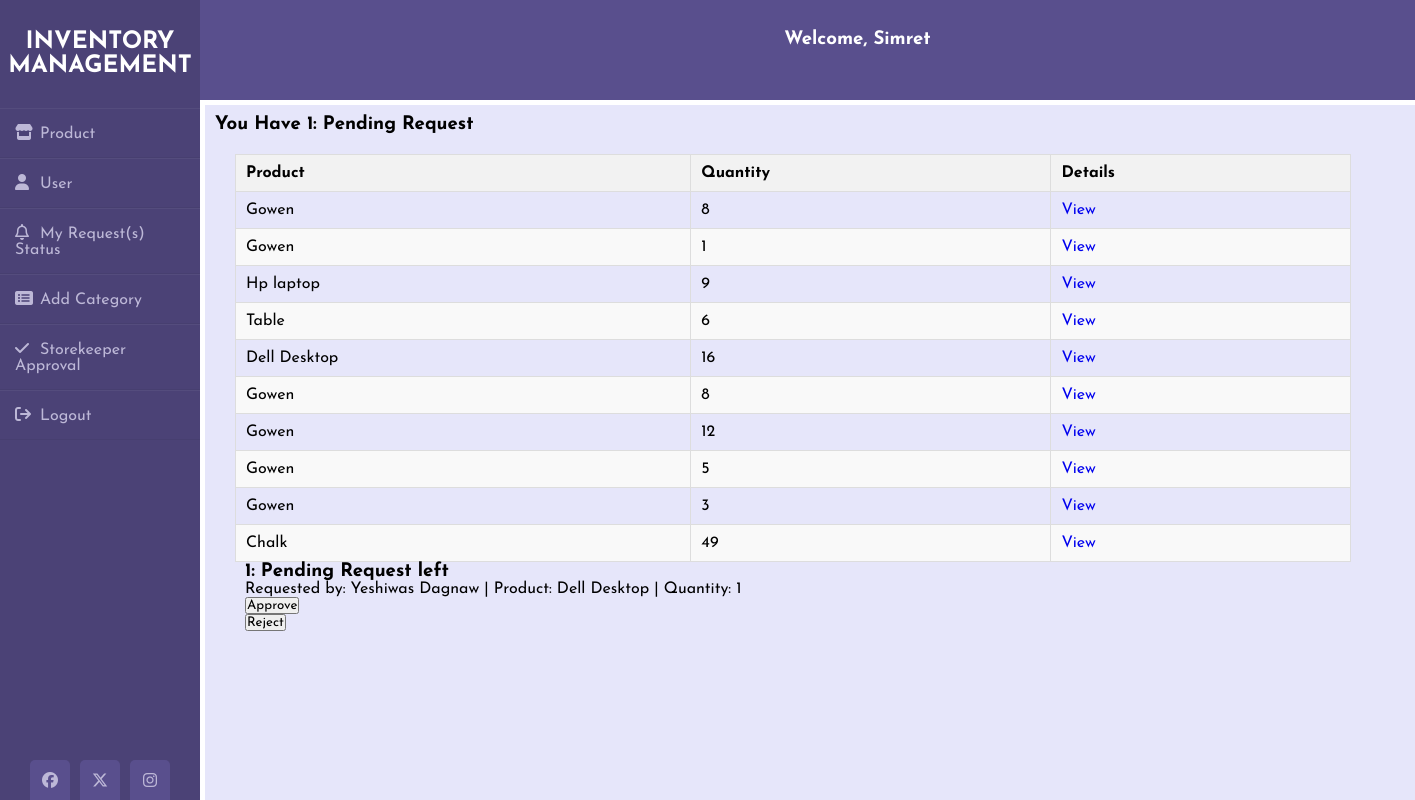
The page /admin_view/ (signed in) on the database its author committed.
### inventory/models.py (models this page shows)
class UserProfile(AbstractUser):
    USER_TYPE_CHOICES = [
        ('normal', 'Normal User'),
        ('storekeeper', 'Store Keeper'),
        ('admin', 'Admin'),
    ]
    full_name = models.CharField(max_length=255)
    position = models.CharField(max_length=255)
    user_type = models.CharField(max_length=20, choices=USER_TYPE_CHOICES, default='normal')
    phone = models.CharField(max_length=14, default='123456789')
    email = models.EmailField()
    image = models.ImageField(default='avatar.png', upload_to='User_images', blank=True)
    registered_date = models.DateTimeField(auto_now_add=True)
    groups = models.ManyToManyField(
        'auth.Group',
        related_name='user_profiles_groups',
        blank=True,
        verbose_name='groups',
        help_text='The groups this user belongs to. A user will get all permissions granted to each of their groups.',
    )
    user_permissions = models.ManyToManyField(
        'auth.Permission',
        related_name='user_profiles_permissions',
        blank=True,
        verbose_name='user permissions',
        help_text='Specific permissions for this user.',
    )

### product/models.py (models this page shows, shortened)
class Product(models.Model):
    name = models.CharField(max_length=255)
    serial = models.CharField(max_length=255, null=True, blank=True)
    category = models.ForeignKey('Category', on_delete=models.SET_NULL, blank=True, null=True)
    description = models.TextField()
    price = models.DecimalField(max_digits=10, decimal_places=2)
    quantity = models.PositiveIntegerField()
    unit = models.CharField(max_length=200)
    added_by = models.ForeignKey(get_user_model(), on_delete=models.CASCADE, related_name='added_products')
    added_date = models.DateTimeField(auto_now_add=True)

class Request(models.Model):
    product = models.ForeignKey('Product', on_delete=models.CASCADE)
    requested_by = models.ForeignKey(get_user_model(), on_delete=models.CASCADE, related_name='requested_by')
    additional_info = models.TextField(blank=True)
    quantity = models.IntegerField(default=1)
    status_choices = [('pending', 'Pending'), ('approved', 'Approved'), ('rejected', 'Rejected')]
    storekeeper_approval_status = models.CharField(max_length=10, choices=status_choices, default='pending')
    admin_approval_status = models.CharField(max_length=10, choices=status_choices, default='pending')
    storekeeper_approved_by = models.ForeignKey(get_user_model(), on_delete=models.CASCADE, null=True, related_name='stokeeper_approved_by')
    admin_approved_by = models.ForeignKey(get_user_model(), on_delete=models.CASCADE, null=True, related_name='admin_approved_by')
    storekeeper_approved_date = models.DateTimeField(null=True)
    admin_approved_date = models.DateTimeField(null=True)
    assignet_to = models.ForeignKey(get_user_model(), on_delete=models.CASCADE, related_name='assignet_to', null=True)

### product/views.py (the view)
# urls.py: path('admin_view/', AdminView.as_view(), name='admin_view'),
@method_decorator(login_required, name='dispatch')
class AdminView(View):
    template_name = 'products/adminview.html'
    def get(self, request, *args, **kwargs):
        products = Product.objects.all()
        pending_requests = Request.objects.filter(admin_approval_status='pending')
        return render(request, self.template_name, {'products': products, 'pending_requests': pending_requests})

### templates/products/adminview.html (shortened to what this page needs)
{% extends 'base.html' %}
{% block content %}
<div class="wrapper">
  <div class="content">
    {% if pending_requests.count == 1 %}
      <h3>You Have {{ pending_requests.count }}: Pending Request</h3>
    {% else %}
      <h3>You Have {{ pending_requests.count }}: Pending Requests</h3>
    {% endif %}
    <table border="1">
      <thead>
        <tr>
          <th>Product</th>
          <th>Quantity</th>
          <th>Details</th>
        </tr>
      </thead>
      <tbody>
        {% for product in products %}
          <tr>
            <td>{{ product.name }}</td>
            <td>{{ product.quantity }}</td>
            <td><a href="{% url 'product_detail_admin' product.id %}">View </a></td>
          </tr>
        {% endfor %}
      </tbody>
    </table>
    <div class="add">
        <ul>
          {% if pending_requests|length == 0 %}
          <h2>No Pending Requests</h2>
          {% else %}
            {% if pending_requests.count == 1 %}
              <h3>{{ pending_requests.count }}: Pending Request left</h3>
            {% else %}
              <h3>{{ pending_requests.count }}: Pending Requests left</h3>
             {% endif %}
          {% for request in pending_requests %}
            <li>
              Requested by: {{ request.requested_by.full_name }} |
              Product: {{ request.product.name }} |
              Quantity: {{ request.quantity }}
              <form method="post" action="{% url 'admin_approval' request.product.id %}">
                <button type="submit">Approve</button>
              </form>
              <form method="post" action="{% url 'admin_reject' request.product.id %}">
                <button type="submit">Reject</button>
              </form>
            </li>
          {% endfor %}
        </ul>
      {% endif %}
    </div>
  </div>
</div>
{% endblock %}

### templates/nav_main.html (shortened to what this page needs)
<!DOCTYPE html>
<html lang="en">
{% load static %}
<head>
    <link rel="stylesheet" href="{% static 'css/style.css' %}" />
    <link rel="stylesheet" href="https://cdnjs.cloudflare.com/ajax/libs/font-awesome/6.5.1/css/all.min.css" />
</head>
<body>
    <div class="wrapper">
        <div class="sidebar">
            <h2>Inventory Management</h2>
            <ul class="parent-list">
                {% if user.is_authenticated %}
                    {% if user.user_type == 'normal' %}
                        <li><a href="#"><i class="fa fa-house"></i>Home</a></li>
                        <li><a href="#"> <i class="fa fa-solid fa-store"></i>Product</a>
                            <ul class="nested-list">
                                <li><a href="{% url 'product_list' %}"><i class="fa fa-solid fa-store"></i>All Products</a></li>
                                <li><a href="{% url 'user_products' %}"><i class="fa fa-solid fa-cart-shopping"></i>My Products</a></li>
                            </ul>
                        </li>
                        <li><a href="{% url 'user_requests_status' %}"><i class="fa far fa-bell"></i>My Request(s) Status</a></li>
                    {% elif user.user_type == 'storekeeper' %}
                        <li><a href="#"> <i class="fa fa-solid fa-store"></i>Product</a>
                        </li>
                        <li><a href="#"><i class="fa fa-user" aria-hidden="true"></i>User</a>
                        </li>
                        <li><a href="{% url 'user_requests_status' %}"><i class="fa far fa-bell"></i>My Request(s) Status</a></li>
                        <li><a href="{% url 'create_category' %}"><i class="fa fa-list-alt" aria-hidden="true"></i>Add Category</a></li>
                        <li><a href="{% url 'store_keeper' %}"><i class="fa fa-check" aria-hidden="true"></i>Storekeeper Approval</a></li>
                    {% endif %}
                    <li><a href="{% url 'logout' %}"><i class="fa fa-sign-out" aria-hidden="true"></i>Logout</a></li>
                {% else %}
                    <li><a href="{% url 'login' %}"><i class="fa fa-sign-in" aria-hidden="true"></i>Login</a></li>
                    <li><a href="#"><i class="far fa-comment"></i> Message</a></li>
                {% endif %}
            </ul>
            <div class="social_media">
                <a href="#"><i class="fa-brands fa-facebook"></i></a>
                <a href="#"><i class="fa-brands fa-x-twitter"></i></a>
                <a href="#"><i class="fa-brands fa-instagram"></i></a>
            </div>
        </div>
       <div class="header">
        {% if user.is_authenticated %}
            <h3>Welcome, {{ user.full_name}}</h3>
        {% endif %}
       </div>
        </div>
</body>
</html>

### static/css/style.css (style rules this page uses)
* { margin: 0; padding: 0; box-sizing: border-box; list-style: none; text-decoration: none; font-family: 'Josefin Sans', sans-serif; }
body { background-color: #ffffff; }
.wrapper { display: flex; position: relative; }
.wrapper .sidebar { width: 200px; height: 100%; background: #4b4276; padding: 30px 0px; position: fixed; z-index: 1; }
.wrapper .sidebar h2 { color: #fff; text-transform: uppercase; text-align: center; margin-bottom: 30px; }
.wrapper .sidebar ul li { padding: 15px; border-bottom: 1px solid #bdb8d7; border-bottom: 1px solid rgba(0, 0, 0, 0.05); border-top: 1px solid rgba(255, 255, 255, 0.05); }
.wrapper .sidebar ul li a { color: #bdb8d7; display: block; }
.wrapper .sidebar ul li a .fa { width: 25px; }
.wrapper .sidebar ul li a .far { width: 25px; }
.wrapper .sidebar .social_media { position: absolute; bottom: 0; left: 50%; transform: translateX(-50%); display: flex; }
.wrapper .sidebar .social_media a { display: block; width: 40px; background: #594f8d; height: 40px; line-height: 45px; text-align: center; margin: 0 5px; color: #bdb8d7; border-top-left-radius: 5px; border-top-right-radius: 5px; }
.wrapper .header { position: fixed; top: 0; margin-left: 200px; width: 100%; background-color: #594f8d; height: 100px; text-align: center; color: #ffffff; z-index: 2; }
.wrapper .header h3 { color: #ffffff; text-align: center; margin-right: 100px; padding-top: 30px; }
.wrapper .content { margin-left: 205px; margin-top: 105px; background-color:#E6E6FA; padding: 10px; position: absolute; width: 100%; overflow-y: auto; white-space: nowrap; min-height: calc(100vh - 105px); }
.wrapper .content .add { margin-left: 20px; padding-left: 10px; }
.wrapper .content table { margin-left: 20px; padding-left: 10px; border-collapse: collapse; margin-top: 20px; width: 80%; }
.wrapper .content table th, .wrapper .content table td { padding: 10px; text-align: left; border: 1px solid #ddd; }
.wrapper .content table thead { background-color: #f2f2f2; }
.wrapper .content table tbody tr:nth-child(even) { background-color: #f9f9f9; }

### rows shown on the page
UserProfile: full_name "Simret"
Product: name "Gowen", quantity "8"
Product: name "Gowen", quantity "1"
Product: name "Hp laptop", quantity "9"
Product: name "Table", quantity "6"
Product: name "Dell Desktop", quantity "16"
Product: name "Gowen", quantity "8"
Product: name "Gowen", quantity "12"
Product: name "Gowen", quantity "5"
Product: name "Gowen", quantity "3"
Product: name "Chalk", quantity "49"
Request: requested_by.full_name "Yeshiwas Dagnaw", product.name "Dell Desktop", quantity "1"

### other values the page prints
{{ pending_requests.count }} "1"
